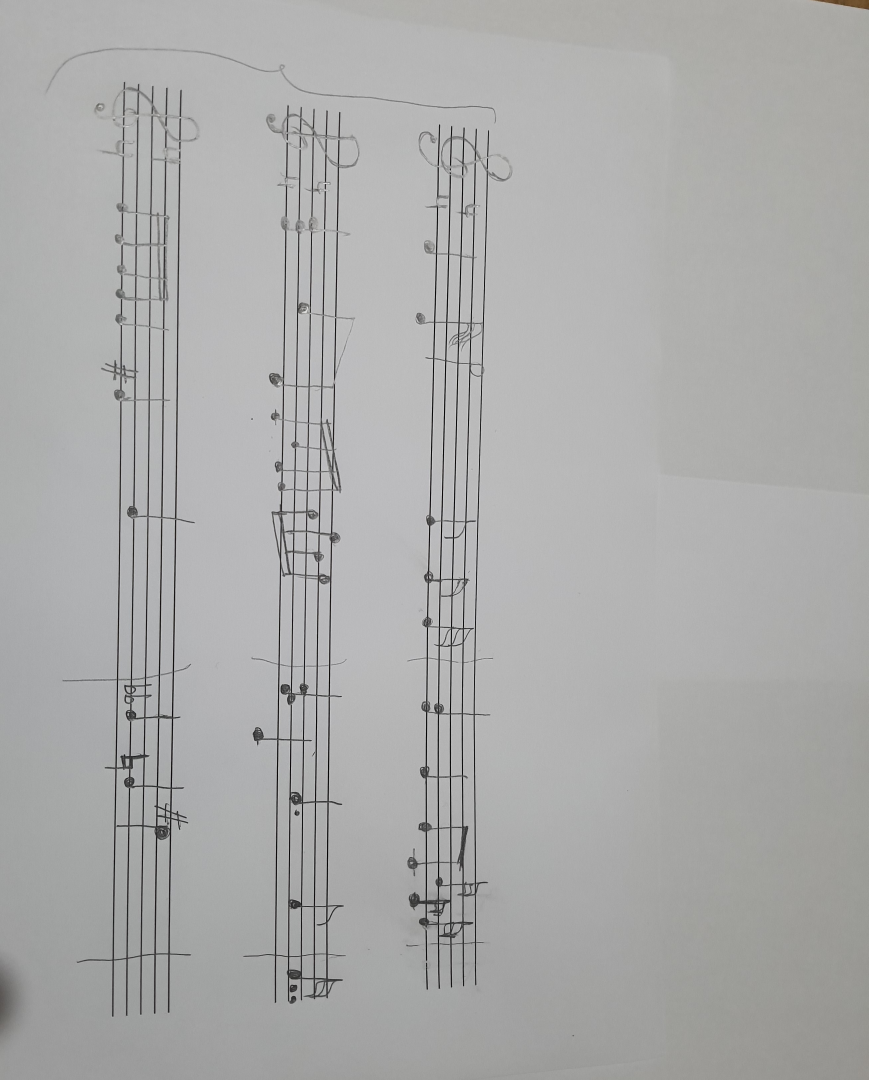
#> input picture Preprocessing/test-cases/16.jpg, 2606 x 3239 px (shown at 1/3 size)
$ jupyter execute Preprocessing.ipynb   (shell and % lines are left out)
#> lines starting #> are read from the running program, lines starting #| are printed output that depends on the picture; after the words box and inside, x2 and y2 are one past the last pixel; in counts of white or black regions, pixels touching at a corner belong together
### Preprocessing/commonfunctions.py


import skimage.io as io
import matplotlib.pyplot as plt
import numpy as np
from skimage.exposure import histogram
from matplotlib.pyplot import bar
from skimage.color import rgb2gray,rgb2hsv

# Convolution:
from scipy.signal import convolve2d
from scipy import fftpack
import math

from skimage.util import random_noise
from skimage.filters import median
from skimage.feature import canny

from mpl_toolkits.mplot3d import Axes3D  # noqa: F401 unused import

import matplotlib.pyplot as plt
from matplotlib import cm
from matplotlib.ticker import LinearLocator, FormatStrFormatter
import numpy as np

# Edges
from skimage.filters import sobel_h, sobel, sobel_v,roberts, prewitt

# Show the figures / plots inside the notebook
def show_images(images,titles=None):
    #This function is used to show image(s) with titles by sending an array of images and an array of associated titles.
    # images[0] will be drawn with the title titles[0] if exists
    # You aren't required to understand this function, use it as-is.
    n_ims = len(images)
    if titles is None: titles = ['(%d)' % i for i in range(1,n_ims + 1)]
    fig = plt.figure()
    n = 1
    for image,title in zip(images,titles):
        a = fig.add_subplot(1,n_ims,n)
        if image.ndim == 2:
            plt.gray()
        plt.imshow(image)
        a.set_title(title)
        plt.axis('off')
        n += 1
    fig.set_size_inches(np.array(fig.get_size_inches()) * n_ims)
    plt.show()


# [43 lines left out: functions show_3d_image, show_3d_image_filtering_in_freq, showHist, not called in this run]

### Preprocessing/Preprocessing.ipynb
[cell 1]
'''from skimage import io
from skimage.color import rgb2gray
import matplotlib.pyplot as plt
import os
import numpy as np
from commonfunctions import *
import glob'''
''' From skimage.transform :
resize - rescale - rotate - hough_line - hough_circle - hough_cirlce_peaks
2. From skimage.morphology :
rectangle - disk - square - binary_erosion - binary_dilation - binary_closing - binary_opening - skeletonize - label


3. From skimage.feature
match_template
4. From skimage.filters
threshold_ostu, threshold_local
5. From skimage.measure
regionprops, label
6. matplotlib.patches:
	all functions in module
    median = skimage.filters.median(image_array)

'''

[cell 2]
from skimage import io ,transform ,feature,measure,filters,morphology
from skimage.color import rgb2gray
import matplotlib.pyplot as plt
import matplotlib.patches as mpatches
import os
import numpy as np
import cv2
import glob
from commonfunctions import *

[cell 3]
def deskew(img):

    #GET HOUGH TRANFROM
    hspace, angles, distances=transform.hough_line(img)

    #Find the top (angles,d) pairs that have the highest count in the Hough matrix
    accum, angles_2, dists = transform.hough_line_peaks(hspace, angles, distances)


    #Calulate the skew angle as an average of the angles
    skewAngle = np.rad2deg(np.mean(angles_2))

    #Rotate the image by – skew angle
    if(skewAngle<0):
        rotatedImg=transform.rotate(img, 90-abs(skewAngle),resize=True)
    else:
        rotatedImg=transform.rotate(img,skewAngle-90,resize=True)


    return rotatedImg

[cell 4]
def to_binary(img,val):
    threshold = np.copy(img)
    threshold[threshold<val]=0
    threshold[threshold>=val]=1
    return threshold

[cell 5]
def binarize(img):

    threshold = filters.threshold_otsu(img)
    img = to_binary(img,threshold)
    return img

[cell 6]
def segmentation(img):

    #apply closing
    closedImage=morphology.binary_closing(1-img)

    #label the image
    label_image = measure.label(closedImage,connectivity=2,background=0)

    # show image after segmentation
    show_images([gaussianbinarized,label_image],['after binarization','label_image'])

    segmented_notes=[] #list of the segmented notes
    titles=[] #list of strings for image show titles
    i=1 #number of segment for image show titles

    #loop on each labeled segment
    for region in measure.regionprops(label_image):

        # take regions with large enough areas
        if region.area >= 50:

            # get rectangle around segmented notes
            minr, minc, maxr, maxc = region.bbox

            #take this part from original binarized image
            note=gaussianbinarized[minr:maxr+2,minc:maxc+2]

            #add it to the list
            segmented_notes.append(note)
            titles.append(str(i))
            i+=1


    return segmented_notes,titles

# Image Pre-Processing

[cell 7]
files = glob.glob ("./test-cases/16.jpg")
for file in files:
    img=io.imread(file)
#> img is the input picture: shape (3239, 2606, 3); mean R, G, B 171.1, 171.4, 170.8


    # Noise reduction
    gaussian = filters.gaussian(rgb2gray(img),sigma =0.6 )
    # Binarizing image using Otsu's Algorithm
    gaussianbinarized = binarize(gaussian)
#> in binarize, `threshold = filters.threshold_otsu(img)`: threshold = 0.464
#> in to_binary, `threshold[threshold>=val]=1`:
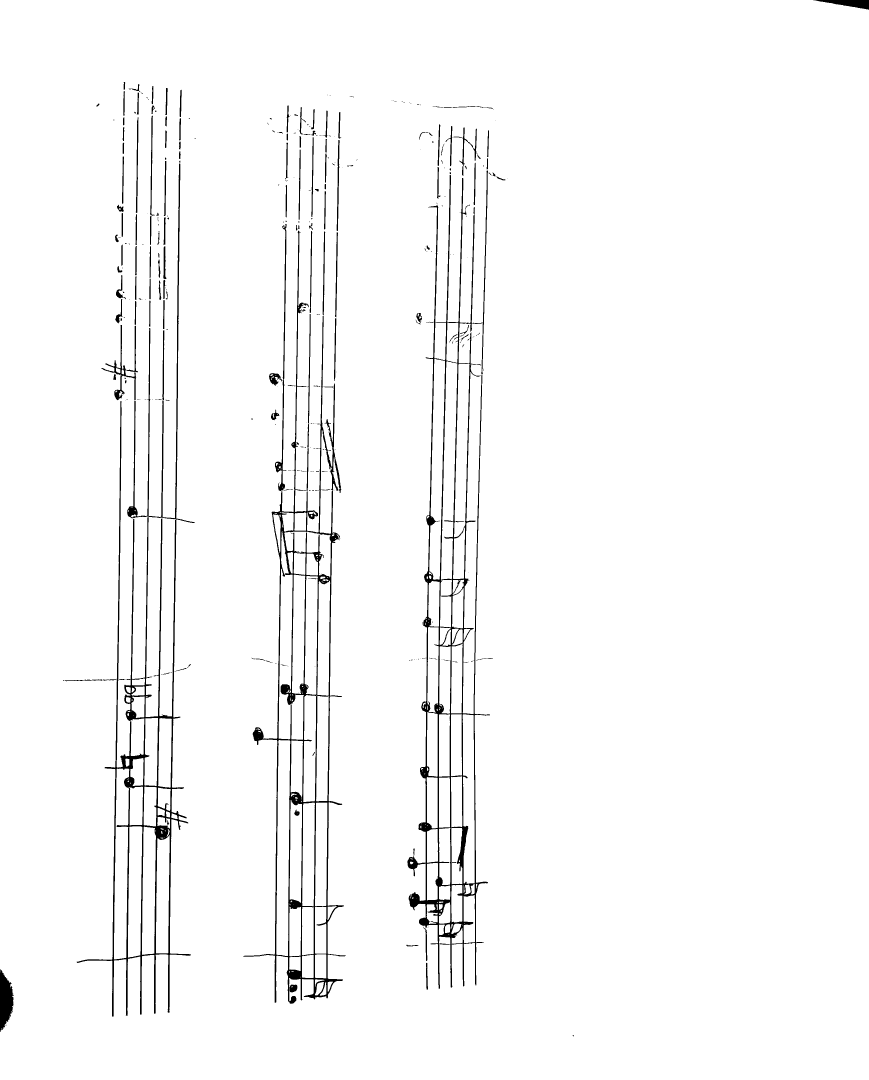
#> threshold: shape (3239, 2606) float64 (shown at 1/3 size); values 0 (black) and 1 (white), 97.5% white; 342 black regions (189 under 20 px), largest, box (x1, y1, x2, y2) and area: (1222, 525, 1470, 2966) 57457, (730, 692, 1037, 3011) 53629, (230, 490, 584, 3050) 52027
    show_images([img,gaussian,gaussianbinarized],['image','After noise reduction','after binarization'])
#> in show_images, `n_ims = len(images)`: n_ims = 3
#> the loop in show_images, `for image,title in zip(images,titles):` made 3 passes
#> title on passes 1 to 3: 'image', 'After noise reduction', 'after binarization'
#> after the loop in show_images, `for image,title in zip(images,titles):`: n = 4

[cell 8]
#deskweing Image
deskewImage = deskew(1-gaussianbinarized)
#> in deskew, `hspace, angles, distances=transform.hough_line(img)`: angles = 180 values from -1.57 to 1.55; distances = 8317 values from -4158 to 4158
#> in deskew, `hspace, angles, distances=transform.hough_line(img)`:
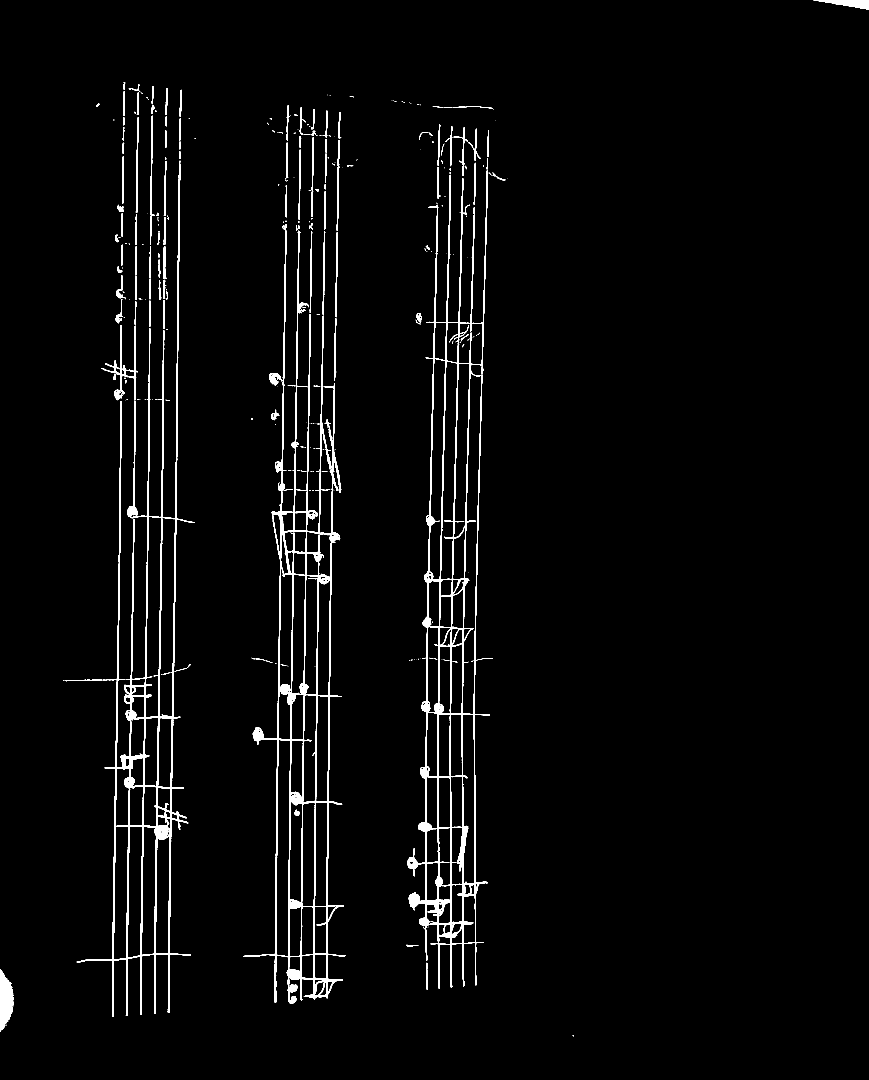
#> img: shape (3239, 2606) float64 (shown at 1/3 size); values 0 (black) and 1 (white), 2.5% white; 342 white regions (189 under 20 px), largest, box (x1, y1, x2, y2) and area: (1222, 525, 1470, 2966) 57457, (730, 692, 1037, 3011) 53629, (230, 490, 584, 3050) 52027
#> in deskew, `accum, angles_2, dists = transform.hough_line_peaks(hspace, angles, di..`: accum = [2041, 1944, 1936, 1902, 1861, 1620, 1616, 1548, 1522, 1509, 1234, 1230, 1221, 1103]; angles_2 = [0.0175, 0.0175, 0.0175, 0.0175, 0.0175, 0.0175, 0.0175, 0.0175, 0.0175, 0.0175, 0, 0, 0, 0]; dists = [986, 1024, 947, 909, 870, 554, 512, 471, 429, 387, 1352, 1388, 1316, 1280]
#> in deskew, `skewAngle = np.rad2deg(np.mean(angles_2))`: skewAngle = 0.714
#> in deskew, `rotatedImg=transform.rotate(img,skewAngle-90,resize=True)`:
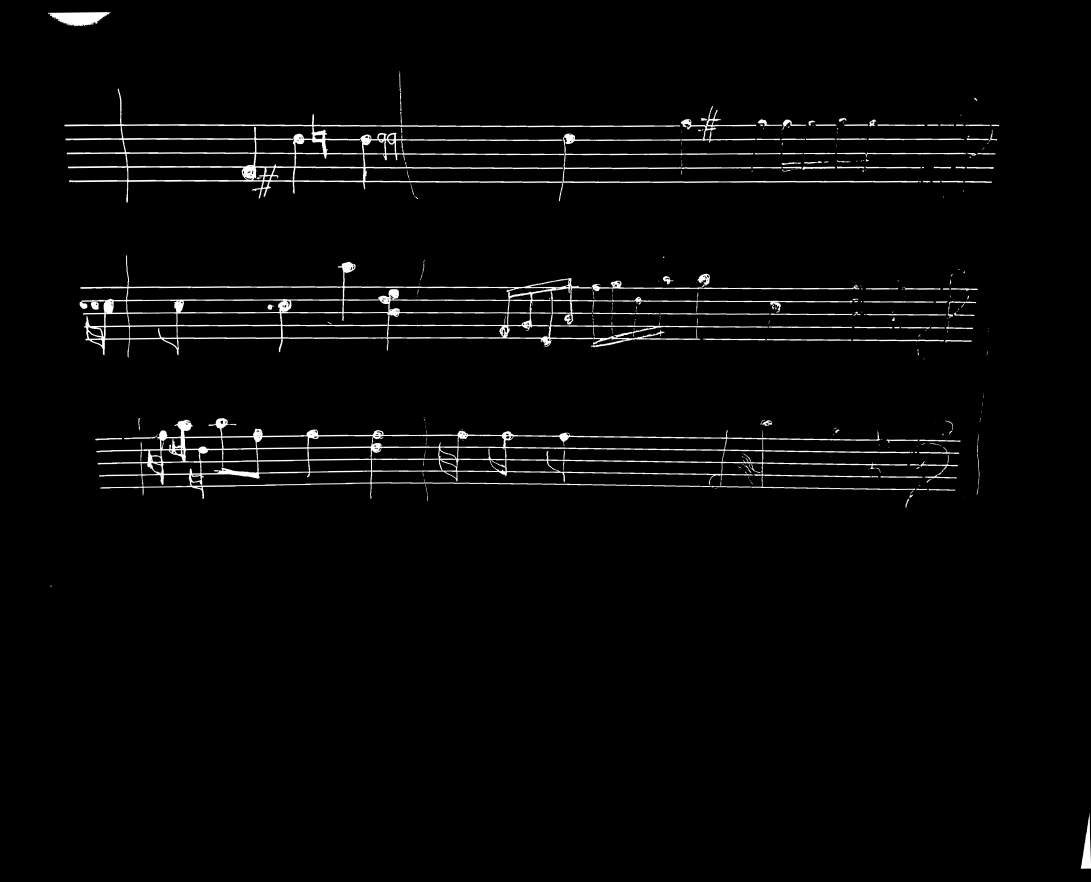
#> rotatedImg: shape (2646, 3271) float64 (shown at 1/3 size); min 0, max 1, mean 0.0245
show_images([gaussianbinarized,1-deskewImage],[' binarized image','after deskew'])
#> in show_images (call 2), `n_ims = len(images)`: n_ims = 2
#> the loop in show_images (call 2), `for image,title in zip(images,titles):` made 2 passes
#> (title, n) on passes 1 to 2: (' binarized image', 2), ('after deskew', 3)
#> after the loop in show_images (call 2), `for image,title in zip(images,titles):`: n = 3
#> in show_images (call 2), `plt.show()`:
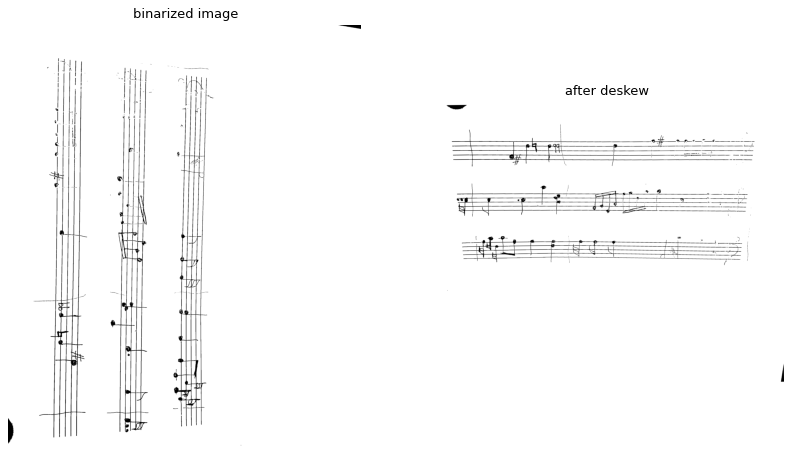
#> figure drawn by matplotlib, 2 panels

# Staff Line Detection and Removal

[cell 9]
# Hough line to detect staff lines

img = gaussianbinarized

hspace, angles, distances=transform.hough_line(img)
#> angles = 180 values from -1.57 to 1.55; distances = 8317 values from -4158 to 4158
# print(hspace)
accum, angles, dists = transform.hough_line_peaks(hspace, angles, distances)
#> accum = 423 values, max 5120 at index 0, min 2569 at index 422, mean 3359.3; angles = 423 values, max 1.55 at index 399, min -1.57 at index 408, mean -0.00726; dists = 423 values, max 3189 at index 351, min -3219 at index 408, mean 530.2
# print(accum)

# Segmentation

[cell 10]
###JUST FOR TESTING THIS PART##
img=io.imread("33.png")
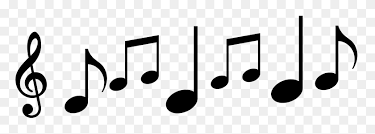
#> input picture Preprocessing/33.png, 375 x 134 px
#> img is the input picture: shape (134, 375, 3); min 0, max 255, mean 220.8

# Noise reduction
gaussian = filters.gaussian(rgb2gray(img),sigma =0.6 )
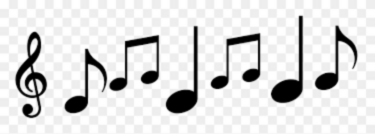
#> gaussian: shape (134, 375) float64; min 0, max 1, mean 0.866
    # Binarizing image using Otsu's Algorithm
gaussianbinarized = binarize(gaussian)
#> call 2 of to_binary, with val = 0.525
#> in to_binary (call 2), `threshold[threshold<val]=0`: threshold: shape (134, 375) float64; 7.81% of pixels changed, all inside (x1, y1, x2, y2) = (15, 16, 357, 118)
#> in to_binary (call 2), `threshold[threshold>=val]=1`:
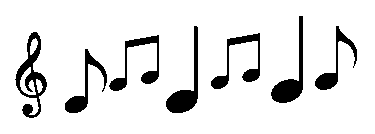
#> threshold: shape (134, 375) float64; values 0 (black) and 1 (white), 89.5% white; 7 black regions, largest, box (x1, y1, x2, y2) and area: (15, 32, 47, 118) 952, (271, 16, 303, 103) 843, (166, 26, 198, 113) 837
show_images([img,gaussian,gaussianbinarized],['image','After noise reduction','after binarization'])

[cell 11]
segmented_notes,titles=segmentation(gaussianbinarized)
#> in segmentation, `closedImage=morphology.binary_closing(1-img)`: closedImage: shape (134, 375) bool; 10.6% white; 7 white regions, largest, box (x1, y1, x2, y2) and area: (15, 32, 47, 118) 965, (271, 16, 303, 103) 844, (166, 26, 198, 113) 838
#> in segmentation, `label_image = measure.label(closedImage,connectivity=2,background=0)`:
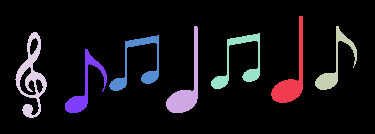
#> label_image: shape (134, 375) int32; 8 distinct labels, from 0 to 7; one colour per label, 0 black
#> the loop in segmentation, `for region in measure.regionprops(label_image):` made 7 passes
#> (minr, minc, maxr, maxc) on passes 1 to 7: (16, 271, 103, 303), (26, 166, 113, 198), (26, 315, 90, 357), (32, 15, 118, 47), (33, 211, 89, 260), (35, 109, 91, 159), (49, 65, 113, 107)
#> pass 1, in segmentation, `note=gaussianbinarized[minr:maxr+2,minc:maxc+2]`:
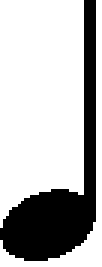
#> note: shape (89, 34) float64 (shown 3 times larger); values 0 (black) and 1 (white), 72.1% white; 1 black region, box (x1, y1, x2, y2) and area: (0, 0, 32, 87) 843
#> after the loop in segmentation, `for region in measure.regionprops(label_image):`: i = 8; segmented_notes = 7 items; titles = ['1', '2', '3', '4', '5', '6', '7']
#> segmented_notes = 7 items; titles = ['1', '2', '3', '4', '5', '6', '7']
show_images(segmented_notes,titles)
#> in show_images (call 5), `n_ims = len(images)`: n_ims = 7
#> the loop in show_images (call 5), `for image,title in zip(images,titles):` made 7 passes
#> title on passes 1 to 7: '1', '2', '3', '4', '5', '6', '7'
#> after the loop in show_images (call 5), `for image,title in zip(images,titles):`: n = 8
#> in show_images (call 5), `plt.show()`:
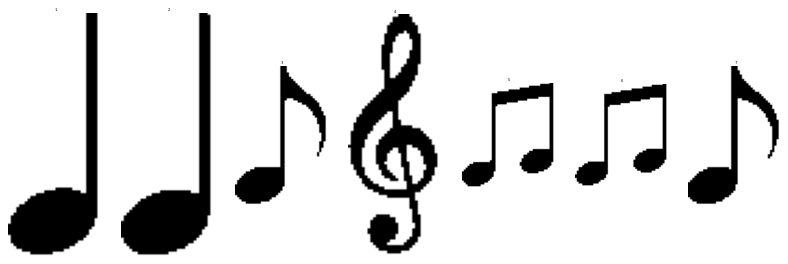
#> figure drawn by matplotlib, 7 panels
